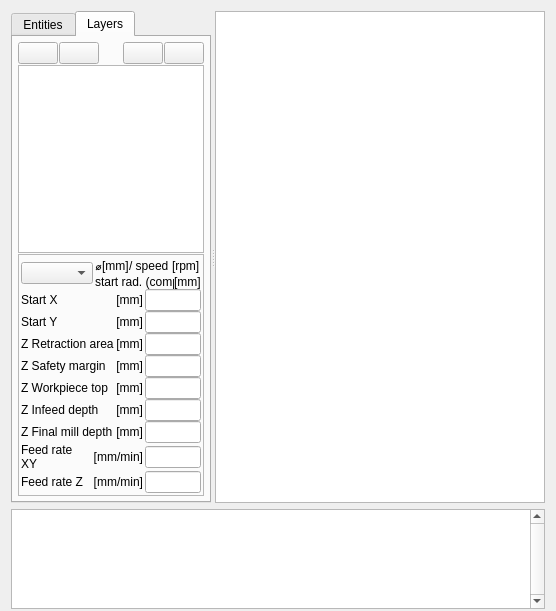
  <widget class="QWidget" name="centralwidget">
   <layout class="QVBoxLayout" name="verticalLayout">
    <property name="spacing">
     <number>6</number>
    </property>
    <property name="bottomMargin">
     <number>2</number>
    </property>
    <item>
     <widget class="QSplitter" name="splitter">
      <property name="orientation">
       <enum>Qt::Horizontal</enum>
      </property>
      <property name="childrenCollapsible">
       <bool>false</bool>
      </property>
      <widget class="QTabWidget" name="mytabWidget">
       <property name="sizePolicy">
        <sizepolicy hsizetype="Preferred" vsizetype="Expanding">
         <horstretch>2</horstretch>
         <verstretch>0</verstretch>
        </sizepolicy>
       </property>
       <property name="minimumSize">
        <size>
         <width>200</width>
         <height>0</height>
        </size>
       </property>
       <property name="autoFillBackground">
        <bool>false</bool>
       </property>
       <property name="currentIndex">
        <number>1</number>
       </property>
       <widget class="QWidget" name="tab">
        <attribute name="title">
         <string>Entities</string>
        </attribute>
        <layout class="QVBoxLayout" name="verticalLayout_3">
         <item>
          <layout class="QHBoxLayout" name="horizontalLayout_5">
           <property name="spacing">
            <number>1</number>
           </property>
           <item>
            <widget class="QPushButton" name="blocksCollapsePushButton">
             <property name="sizePolicy">
              <sizepolicy hsizetype="Fixed" vsizetype="Fixed">
               <horstretch>0</horstretch>
               <verstretch>0</verstretch>
              </sizepolicy>
             </property>
             <property name="toolTip">
              <string>Collapse all items</string>
             </property>
             <property name="icon">
              <iconset resource="dxf2gcode_images.qrc">
               <normaloff>:/images/collapse-all.png</normaloff>:/images/collapse-all.png</iconset>
             </property>
             <property name="iconSize">
              <size>
               <width>24</width>
               <height>24</height>
              </size>
             </property>
            </widget>
           </item>
           <item>
            <widget class="QPushButton" name="blocksExpandPushButton">
             <property name="sizePolicy">
              <sizepolicy hsizetype="Fixed" vsizetype="Fixed">
               <horstretch>0</horstretch>
               <verstretch>0</verstretch>
              </sizepolicy>
             </property>
             <property name="toolTip">
              <string>Expand all items</string>
             </property>
             <property name="icon">
              <iconset resource="dxf2gcode_images.qrc">
               <normaloff>:/images/expand-all.png</normaloff>:/images/expand-all.png</iconset>
             </property>
             <property name="iconSize">
              <size>
               <width>24</width>
               <height>24</height>
              </size>
             </property>
            </widget>
           </item>
           <item>
            <spacer name="horizontalSpacer_2">
             <property name="orientation">
              <enum>Qt::Horizontal</enum>
             </property>
             <property name="sizeHint" stdset="0">
              <size>
               <width>13</width>
               <height>20</height>
              </size>
             </property>
            </spacer>
           </item>
          </layout>
         </item>
         <item>
          <widget class="TreeView" name="entitiesTreeView">
           <property name="sizePolicy">
            <sizepolicy hsizetype="Preferred" vsizetype="Expanding">
             <horstretch>0</horstretch>
             <verstretch>0</verstretch>
            </sizepolicy>
           </property>
          </widget>
         </item>
        </layout>
       </widget>
       <widget class="QWidget" name="tab_2">
        <attribute name="title">
         <string>Layers</string>
        </attribute>
        <layout class="QVBoxLayout" name="verticalLayout_5">
         <property name="spacing">
          <number>1</number>
         </property>
         <property name="leftMargin">
          <number>5</number>
         </property>
         <property name="topMargin">
          <number>5</number>
         </property>
         <property name="rightMargin">
          <number>5</number>
         </property>
         <property name="bottomMargin">
          <number>5</number>
         </property>
         <item>
          <layout class="QHBoxLayout" name="horizontalLayout_4">
           <property name="spacing">
            <number>1</number>
           </property>
           <item>
            <widget class="QPushButton" name="layersCollapsePushButton">
             <property name="sizePolicy">
              <sizepolicy hsizetype="Fixed" vsizetype="Fixed">
               <horstretch>0</horstretch>
               <verstretch>0</verstretch>
              </sizepolicy>
             </property>
             <property name="toolTip">
              <string>Collapse all items</string>
             </property>
             <property name="icon">
              <iconset resource="dxf2gcode_images.qrc">
               <normaloff>:/images/collapse-all.png</normaloff>:/images/collapse-all.png</iconset>
             </property>
             <property name="iconSize">
              <size>
               <width>24</width>
               <height>24</height>
              </size>
             </property>
            </widget>
           </item>
           <item>
            <widget class="QPushButton" name="layersExpandPushButton">
             <property name="sizePolicy">
              <sizepolicy hsizetype="Fixed" vsizetype="Fixed">
               <horstretch>0</horstretch>
               <verstretch>0</verstretch>
              </sizepolicy>
             </property>
             <property name="toolTip">
              <string>Expand all items</string>
             </property>
             <property name="icon">
              <iconset resource="dxf2gcode_images.qrc">
               <normaloff>:/images/expand-all.png</normaloff>:/images/expand-all.png</iconset>
             </property>
             <property name="iconSize">
              <size>
               <width>24</width>
               <height>24</height>
              </size>
             </property>
            </widget>
           </item>
           <item>
            <spacer name="horizontalSpacer">
             <property name="orientation">
              <enum>Qt::Horizontal</enum>
             </property>
             <property name="sizeHint" stdset="0">
              <size>
               <width>13</width>
               <height>20</height>
              </size>
             </property>
            </spacer>
           </item>
           <item>
            <widget class="QPushButton" name="layersGoUpPushButton">
             <property name="sizePolicy">
              <sizepolicy hsizetype="Fixed" vsizetype="Fixed">
               <horstretch>0</horstretch>
               <verstretch>0</verstretch>
              </sizepolicy>
             </property>
             <property name="toolTip">
              <string>Move-up the selected shape/layer</string>
             </property>
             <property name="icon">
              <iconset resource="dxf2gcode_images.qrc">
               <normaloff>:/images/go-up.png</normaloff>:/images/go-up.png</iconset>
             </property>
             <property name="iconSize">
              <size>
               <width>24</width>
               <height>24</height>
              </size>
             </property>
            </widget>
           </item>
           <item>
            <widget class="QPushButton" name="layersGoDownPushButton">
             <property name="sizePolicy">
              <sizepolicy hsizetype="Fixed" vsizetype="Fixed">
               <horstretch>0</horstretch>
               <verstretch>0</verstretch>
              </sizepolicy>
             </property>
             <property name="toolTip">
              <string>Move-down the selected shape/layer</string>
             </property>
             <property name="icon">
              <iconset resource="dxf2gcode_images.qrc">
               <normaloff>:/images/go-down.png</normaloff>:/images/go-down.png</iconset>
             </property>
             <property name="iconSize">
              <size>
               <width>24</width>
               <height>24</height>
              </size>
             </property>
            </widget>
           </item>
          </layout>
         </item>
         <item>
          <widget class="TreeView" name="layersShapesTreeView">
           <property name="sizePolicy">
            <sizepolicy hsizetype="Preferred" vsizetype="Expanding">
             <horstretch>0</horstretch>
             <verstretch>0</verstretch>
            </sizepolicy>
           </property>
          </widget>
         </item>
         <item>
          <widget class="QFrame" name="millSettingsFrame">
           <property name="frameShape">
            <enum>QFrame::StyledPanel</enum>
           </property>
           <property name="frameShadow">
            <enum>QFrame::Raised</enum>
           </property>
           <property name="lineWidth">
            <number>0</number>
           </property>
           <layout class="QVBoxLayout" name="verticalLayout_4">
            <property name="spacing">
             <number>0</number>
            </property>
            <property name="leftMargin">
             <number>2</number>
            </property>
            <property name="topMargin">
             <number>2</number>
            </property>
            <property name="rightMargin">
             <number>2</number>
            </property>
            <property name="bottomMargin">
             <number>2</number>
            </property>
            <item>
             <layout class="QHBoxLayout" name="horizontalLayout_3">
              <property name="spacing">
               <number>2</number>
              </property>
              <item>
               <widget class="QComboBox" name="toolDiameterComboBox">
                <property name="sizePolicy">
                 <sizepolicy hsizetype="Preferred" vsizetype="Fixed">
                  <horstretch>0</horstretch>
                  <verstretch>0</verstretch>
                 </sizepolicy>
                </property>
                <property name="maxVisibleItems">
                 <number>20</number>
                </property>
               </widget>
              </item>
              <item>
               <layout class="QVBoxLayout" name="verticalLayout_2">
                <property name="spacing">
                 <number>0</number>
                </property>
                <item>
                 <layout class="QHBoxLayout" name="horizontalLayout">
                  <item>
                   <widget class="QLabel" name="label_11">
                    <property name="sizePolicy">
                     <sizepolicy hsizetype="Maximum" vsizetype="Preferred">
                      <horstretch>0</horstretch>
                      <verstretch>0</verstretch>
                     </sizepolicy>
                    </property>
                    <property name="text">
                     <string notr="true">⌀</string>
                    </property>
                    <property name="textFormat">
                     <enum>Qt::PlainText</enum>
                    </property>
                   </widget>
                  </item>
                  <item>
                   <widget class="QLabel" name="toolDiameterLabel">
                    <property name="sizePolicy">
                     <sizepolicy hsizetype="Maximum" vsizetype="Preferred">
                      <horstretch>0</horstretch>
                      <verstretch>0</verstretch>
                     </sizepolicy>
                    </property>
                    <property name="text">
                     <string notr="true">[mm]</string>
                    </property>
                   </widget>
                  </item>
                  <item>
                   <widget class="QLabel" name="label_12">
                    <property name="sizePolicy">
                     <sizepolicy hsizetype="Maximum" vsizetype="Preferred">
                      <horstretch>0</horstretch>
                      <verstretch>0</verstretch>
                     </sizepolicy>
                    </property>
                    <property name="text">
                     <string>/ speed </string>
                    </property>
                   </widget>
                  </item>
                  <item>
                   <widget class="QLabel" name="toolSpeedLabel">
                    <property name="sizePolicy">
                     <sizepolicy hsizetype="Maximum" vsizetype="Preferred">
                      <horstretch>0</horstretch>
                      <verstretch>0</verstretch>
                     </sizepolicy>
                    </property>
                    <property name="text">
                     <string notr="true">[rpm]</string>
                    </property>
                   </widget>
                  </item>
                 </layout>
                </item>
                <item>
                 <layout class="QHBoxLayout" name="horizontalLayout_2">
                  <item>
                   <widget class="QLabel" name="label_13">
                    <property name="sizePolicy">
                     <sizepolicy hsizetype="Maximum" vsizetype="Preferred">
                      <horstretch>0</horstretch>
                      <verstretch>0</verstretch>
                     </sizepolicy>
                    </property>
                    <property name="text">
                     <string>start rad. (comp) </string>
                    </property>
                   </widget>
                  </item>
                  <item>
                   <widget class="QLabel" name="startRadiusLabel">
                    <property name="sizePolicy">
                     <sizepolicy hsizetype="Maximum" vsizetype="Preferred">
                      <horstretch>0</horstretch>
                      <verstretch>0</verstretch>
                     </sizepolicy>
                    </property>
                    <property name="text">
                     <string notr="true">[mm]</string>
                    </property>
                   </widget>
                  </item>
                 </layout>
                </item>
               </layout>
              </item>
             </layout>
            </item>
            <item>
             <layout class="QGridLayout" name="gridLayout" columnstretch="0,0">
              <property name="horizontalSpacing">
               <number>2</number>
              </property>
              <property name="verticalSpacing">
               <number>0</number>
              </property>
              <item row="4" column="1">
               <widget class="QLineEdit" name="zInitialMillDepthLineEdit">
                <property name="sizePolicy">
                 <sizepolicy hsizetype="Preferred" vsizetype="Fixed">
                  <horstretch>0</horstretch>
                  <verstretch>0</verstretch>
                 </sizepolicy>
                </property>
                <property name="toolTip">
                 <string>Milling will start at Z = &quot;Workpiece top Z&quot; - &quot;Z infeed depth&quot;</string>
                </property>
               </widget>
              </item>
              <item row="7" column="0">
               <layout class="QHBoxLayout" name="horizontalLayout_13">
                <property name="spacing">
                 <number>2</number>
                </property>
                <property name="leftMargin">
                 <number>0</number>
                </property>
                <property name="rightMargin">
                 <number>0</number>
                </property>
                <item>
                 <widget class="QLabel" name="label_7">
                  <property name="text">
                   <string>Feed rate XY</string>
                  </property>
                  <property name="wordWrap">
                   <bool>true</bool>
                  </property>
                 </widget>
                </item>
                <item>
                 <widget class="QLabel" name="unitLabel_8">
                  <property name="text">
                   <string notr="true">[mm/min]</string>
                  </property>
                  <property name="alignment">
                   <set>Qt::AlignRight|Qt::AlignTrailing|Qt::AlignVCenter</set>
                  </property>
                 </widget>
                </item>
               </layout>
              </item>
              <item row="6" column="0">
               <layout class="QHBoxLayout" name="horizontalLayout_12">
                <property name="spacing">
                 <number>2</number>
                </property>
                <property name="leftMargin">
                 <number>0</number>
                </property>
                <property name="rightMargin">
                 <number>0</number>
                </property>
                <item>
                 <widget class="QLabel" name="label_8">
                  <property name="text">
                   <string>Z Final mill depth</string>
                  </property>
                 </widget>
                </item>
                <item>
                 <widget class="QLabel" name="unitLabel_7">
                  <property name="text">
                   <string notr="true">[mm]</string>
                  </property>
                  <property name="alignment">
                   <set>Qt::AlignRight|Qt::AlignTrailing|Qt::AlignVCenter</set>
                  </property>
                 </widget>
                </item>
               </layout>
              </item>
              <item row="5" column="1">
               <widget class="QLineEdit" name="zInfeedDepthLineEdit">
                <property name="sizePolicy">
                 <sizepolicy hsizetype="Preferred" vsizetype="Fixed">
                  <horstretch>0</horstretch>
                  <verstretch>0</verstretch>
                 </sizepolicy>
                </property>
               </widget>
              </item>
              <item row="5" column="0">
               <layout class="QHBoxLayout" name="horizontalLayout_11">
                <property name="spacing">
                 <number>2</number>
                </property>
                <property name="leftMargin">
                 <number>0</number>
                </property>
                <property name="rightMargin">
                 <number>0</number>
                </property>
                <item>
                 <widget class="QLabel" name="label_9">
                  <property name="text">
                   <string>Z Infeed depth</string>
                  </property>
                 </widget>
                </item>
                <item>
                 <widget class="QLabel" name="unitLabel_6">
                  <property name="text">
                   <string notr="true">[mm]</string>
                  </property>
                  <property name="alignment">
                   <set>Qt::AlignRight|Qt::AlignTrailing|Qt::AlignVCenter</set>
                  </property>
                 </widget>
                </item>
               </layout>
              </item>
              <item row="3" column="1">
               <widget class="QLineEdit" name="zSafetyMarginLineEdit">
                <property name="sizePolicy">
                 <sizepolicy hsizetype="Preferred" vsizetype="Fixed">
                  <horstretch>0</horstretch>
                  <verstretch>0</verstretch>
                 </sizepolicy>
                </property>
               </widget>
              </item>
              <item row="6" column="1">
               <widget class="QLineEdit" name="zFinalMillDepthLineEdit">
                <property name="sizePolicy">
                 <sizepolicy hsizetype="Preferred" vsizetype="Fixed">
                  <horstretch>0</horstretch>
                  <verstretch>0</verstretch>
                 </sizepolicy>
                </property>
               </widget>
              </item>
              <item row="3" column="0">
               <layout class="QHBoxLayout" name="horizontalLayout_9">
                <property name="spacing">
                 <number>2</number>
                </property>
                <property name="leftMargin">
                 <number>0</number>
                </property>
                <property name="rightMargin">
                 <number>0</number>
                </property>
                <item>
                 <widget class="QLabel" name="label_5">
                  <property name="text">
                   <string>Z Safety margin</string>
                  </property>
                 </widget>
                </item>
                <item>
                 <widget class="QLabel" name="unitLabel_4">
                  <property name="text">
                   <string notr="true">[mm]</string>
                  </property>
                  <property name="alignment">
                   <set>Qt::AlignRight|Qt::AlignTrailing|Qt::AlignVCenter</set>
                  </property>
                 </widget>
                </item>
               </layout>
              </item>
              <item row="2" column="1">
               <widget class="QLineEdit" name="zRetractionArealLineEdit">
                <property name="sizePolicy">
                 <sizepolicy hsizetype="Preferred" vsizetype="Fixed">
                  <horstretch>0</horstretch>
                  <verstretch>0</verstretch>
                 </sizepolicy>
                </property>
               </widget>
              </item>
              <item row="2" column="0">
               <layout class="QHBoxLayout" name="horizontalLayout_8">
                <property name="spacing">
                 <number>2</number>
                </property>
                <property name="leftMargin">
                 <number>0</number>
                </property>
                <property name="rightMargin">
                 <number>0</number>
                </property>
                <item>
                 <widget class="QLabel" name="label_6">
                  <property name="text">
                   <string>Z Retraction area</string>
                  </property>
                 </widget>
                </item>
                <item>
                 <widget class="QLabel" name="unitLabel_3">
                  <property name="text">
                   <string notr="true">[mm]</string>
                  </property>
                  <property name="alignment">
                   <set>Qt::AlignRight|Qt::AlignTrailing|Qt::AlignVCenter</set>
                  </property>
                 </widget>
                </item>
               </layout>
              </item>
              <item row="4" column="0">
               <layout class="QHBoxLayout" name="horizontalLayout_10">
                <property name="spacing">
                 <number>2</number>
                </property>
                <property name="leftMargin">
                 <number>0</number>
                </property>
                <property name="rightMargin">
                 <number>0</number>
                </property>
                <item>
                 <widget class="QLabel" name="label_14">
                  <property name="text">
                   <string>Z Workpiece top</string>
                  </property>
                 </widget>
                </item>
                <item>
                 <widget class="QLabel" name="unitLabel_5">
                  <property name="text">
                   <string notr="true">[mm]</string>
                  </property>
                  <property name="alignment">
                   <set>Qt::AlignRight|Qt::AlignTrailing|Qt::AlignVCenter</set>
                  </property>
                 </widget>
                </item>
               </layout>
              </item>
              <item row="8" column="1">
               <widget class="QLineEdit" name="g1FeedZLineEdit">
                <property name="sizePolicy">
                 <sizepolicy hsizetype="Preferred" vsizetype="Fixed">
                  <horstretch>0</horstretch>
                  <verstretch>0</verstretch>
                 </sizepolicy>
                </property>
               </widget>
              </item>
              <item row="0" column="0">
               <layout class="QHBoxLayout" name="horizontalLayout_6">
                <property name="spacing">
                 <number>2</number>
                </property>
                <property name="leftMargin">
                 <number>0</number>
                </property>
                <property name="rightMargin">
                 <number>0</number>
                </property>
                <item>
                 <widget class="QLabel" name="startAtXLabel">
                  <property name="text">
                   <string>Start X</string>
                  </property>
                 </widget>
                </item>
                <item>
                 <widget class="QLabel" name="unitLabel_1">
                  <property name="text">
                   <string notr="true">[mm]</string>
                  </property>
                  <property name="alignment">
                   <set>Qt::AlignRight|Qt::AlignTrailing|Qt::AlignVCenter</set>
                  </property>
                 </widget>
                </item>
               </layout>
              </item>
              <item row="1" column="1">
               <widget class="QLineEdit" name="startAtYLineEdit">
                <property name="sizePolicy">
                 <sizepolicy hsizetype="Preferred" vsizetype="Fixed">
                  <horstretch>0</horstretch>
                  <verstretch>0</verstretch>
                 </sizepolicy>
                </property>
               </widget>
              </item>
              <item row="7" column="1">
               <widget class="QLineEdit" name="g1FeedXYLineEdit">
                <property name="sizePolicy">
                 <sizepolicy hsizetype="Preferred" vsizetype="Fixed">
                  <horstretch>0</horstretch>
                  <verstretch>0</verstretch>
                 </sizepolicy>
                </property>
               </widget>
              </item>
              <item row="8" column="0">
               <layout class="QHBoxLayout" name="horizontalLayout_14">
                <property name="spacing">
                 <number>2</number>
                </property>
                <property name="leftMargin">
                 <number>0</number>
                </property>
                <property name="rightMargin">
                 <number>0</number>
                </property>
                <item>
                 <widget class="QLabel" name="label_10">
                  <property name="text">
                   <string>Feed rate Z</string>
                  </property>
                  <property name="wordWrap">
                   <bool>true</bool>
                  </property>
                 </widget>
                </item>
                <item>
                 <widget class="QLabel" name="unitLabel_9">
                  <property name="text">
                   <string notr="true">[mm/min]</string>
                  </property>
                  <property name="alignment">
                   <set>Qt::AlignRight|Qt::AlignTrailing|Qt::AlignVCenter</set>
                  </property>
                 </widget>
                </item>
               </layout>
              </item>
              <item row="1" column="0">
               <layout class="QHBoxLayout" name="horizontalLayout_7">
                <property name="spacing">
                 <number>2</number>
                </property>
                <property name="leftMargin">
                 <number>0</number>
                </property>
                <property name="rightMargin">
                 <number>0</number>
                </property>
                <item>
                 <widget class="QLabel" name="startAtYLabel">
                  <property name="text">
                   <string>Start Y</string>
                  </property>
                 </widget>
                </item>
                <item>
                 <widget class="QLabel" name="unitLabel_2">
                  <property name="text">
                   <string notr="true">[mm]</string>
                  </property>
                  <property name="alignment">
                   <set>Qt::AlignRight|Qt::AlignTrailing|Qt::AlignVCenter</set>
                  </property>
                 </widget>
                </item>
               </layout>
              </item>
              <item row="0" column="1">
               <widget class="QLineEdit" name="startAtXLineEdit">
                <property name="sizePolicy">
                 <sizepolicy hsizetype="Preferred" vsizetype="Fixed">
                  <horstretch>0</horstretch>
                  <verstretch>0</verstretch>
                 </sizepolicy>
                </property>
               </widget>
              </item>
             </layout>
            </item>
           </layout>
          </widget>
         </item>
        </layout>
       </widget>
      </widget>
      <widget class="Canvas" name="canvas">
       <property name="sizePolicy">
        <sizepolicy hsizetype="Expanding" vsizetype="Expanding">
         <horstretch>7</horstretch>
         <verstretch>0</verstretch>
        </sizepolicy>
       </property>
       <property name="minimumSize">
        <size>
         <width>200</width>
         <height>200</height>
        </size>
       </property>
       <property name="contextMenuPolicy">
        <enum>Qt::DefaultContextMenu</enum>
       </property>
      </widget>
     </widget>
    </item>
    <item>
     <widget class="MessageBox" name="messageBox">
      <property name="sizePolicy">
       <sizepolicy hsizetype="Expanding" vsizetype="Fixed">
        <horstretch>0</horstretch>
        <verstretch>0</verstretch>
       </sizepolicy>
      </property>
      <property name="maximumSize">
       <size>
        <width>16777215</width>
        <height>100</height>
       </size>
      </property>
      <property name="verticalScrollBarPolicy">
       <enum>Qt::ScrollBarAlwaysOn</enum>
      </property>
     </widget>
    </item>
   </layout>
  </widget>
